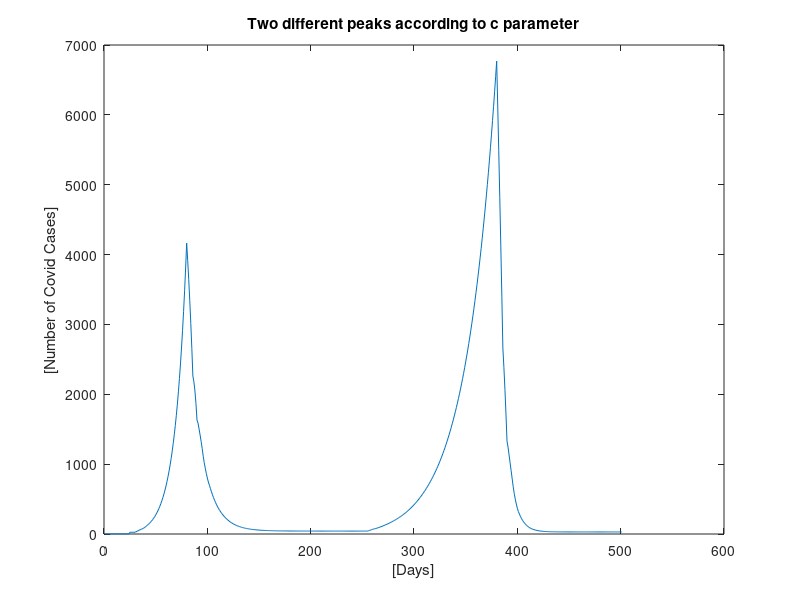

Here is the MATLAB script that generated this plot:
clear all;
day = 500;
dti = 5;
c(1:75) = 10;
c(75:125) = 2;
c(125:250) = 2;
c(250:375) = 6;
c(375:500)=1;

%c(25) = 10;
T = 0.03;
dts = 6;
ps = 0.6;
dtr = 10;
z = ones(1,day);
s = zeros(1,day);
a = zeros(1,day);
i = zeros(1,day);
% z(1,1:17) = [1,2,7,15,22,34,41,56,63,78,91,108,110,123,134,155,169];
z(1,25) = 25;
tot_pop = 8e6;
sum_s = zeros(1,day);
sum_a = zeros(1,day);
sum_v = zeros(1,day);
norm_par = zeros(1,day);
v = zeros(1,day);
p1 = 0.8;
p2 = 0.95;
p3 = 0.7;
for t = 25:day
     %norm_par(t) = (1-z(t)/(tot_pop-sum_s(t)*p1-sum_a(t)*p2-sum_v(t)*p3));
     %c(t) = c(t)* norm_par(t);
    s(t) = z(t-dti-dts)*ps*c(t-dti-dts)*T;
    a(t) = z(t-dti-dtr)*(1-ps)*c(t-dti-dtr)*T;
    i(t) = z(t-dti)*c(t-dti)*T;
    z(t+1) = z(t)+ i(t)-s(t)-a(t);
    sum_s(t) = sum_s(t) + s(t);
    sum_a(t) = sum_a(t) + a(t);
    sum_v(t) = sum_v(t) + v(t);
end
plot(z);
title('Two different peaks according to c parameter');
xlabel('[Days]') 
ylabel('[Number of Covid Cases]') 
% figure();
% plot(z_case);
% figure();
% plot(conf_case(17:100));